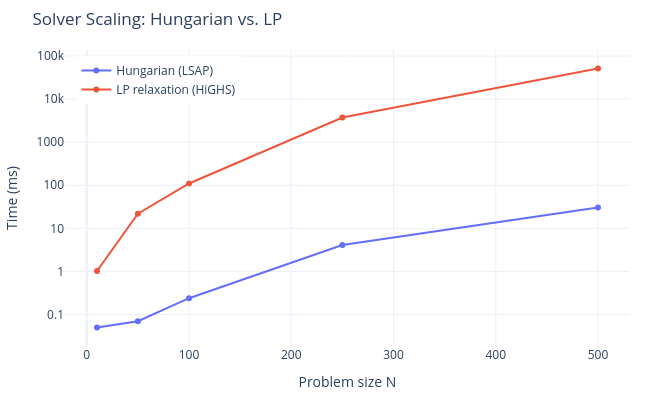

Notebook code cell kept with this figure:
### Code cell
import plotly.graph_objects as go

fig = go.Figure()

fig.add_trace(go.Scatter(
    x=sizes, y=[t * 1000 for t in results["hungarian"]],
    name="Hungarian (LSAP)"
))

fig.add_trace(go.Scatter(
    x=sizes, y=[t * 1000 for t in results["linprog"]],
   name="LP relaxation (HiGHS)"
))

fig.update_layout(
    template="plotly_white",
    width=650, height=400,
    xaxis_title="Problem size N",
    yaxis_title="Time (ms)",
    yaxis_type="log",
    title="Solver Scaling: Hungarian vs. LP",
    legend=dict(x=0.02, y=0.98),
    margin=dict(t=50, b=40, l=60, r=20),
)
fig.show()

### Figure 1 — Plotly figure (JSON) as saved in the notebook; plotly's stock layout.template omitted (floating-point values rounded to 4 significant figures)
{"data": [{"name": "Hungarian (LSAP)", "type": "scatter", "x": [10, 50, 100, 250, 500], "y": [0.05004, 0.06992, 0.2391, 4.093, 30.57]}, {"name": "LP relaxation (HiGHS)", "type": "scatter", "x": [10, 50, 100, 250, 500], "y": [1.023, 21.93, 110.0, 3744.0, 51230.0]}], "layout": {"height": 400, "legend": {"x": 0.02, "y": 0.98}, "margin": {"b": 40, "l": 60, "r": 20, "t": 50}, "title": {"text": "Solver Scaling: Hungarian vs. LP"}, "width": 650, "xaxis": {"title": {"text": "Problem size N"}}, "yaxis": {"title": {"text": "Time (ms)"}, "type": "log"}}}
